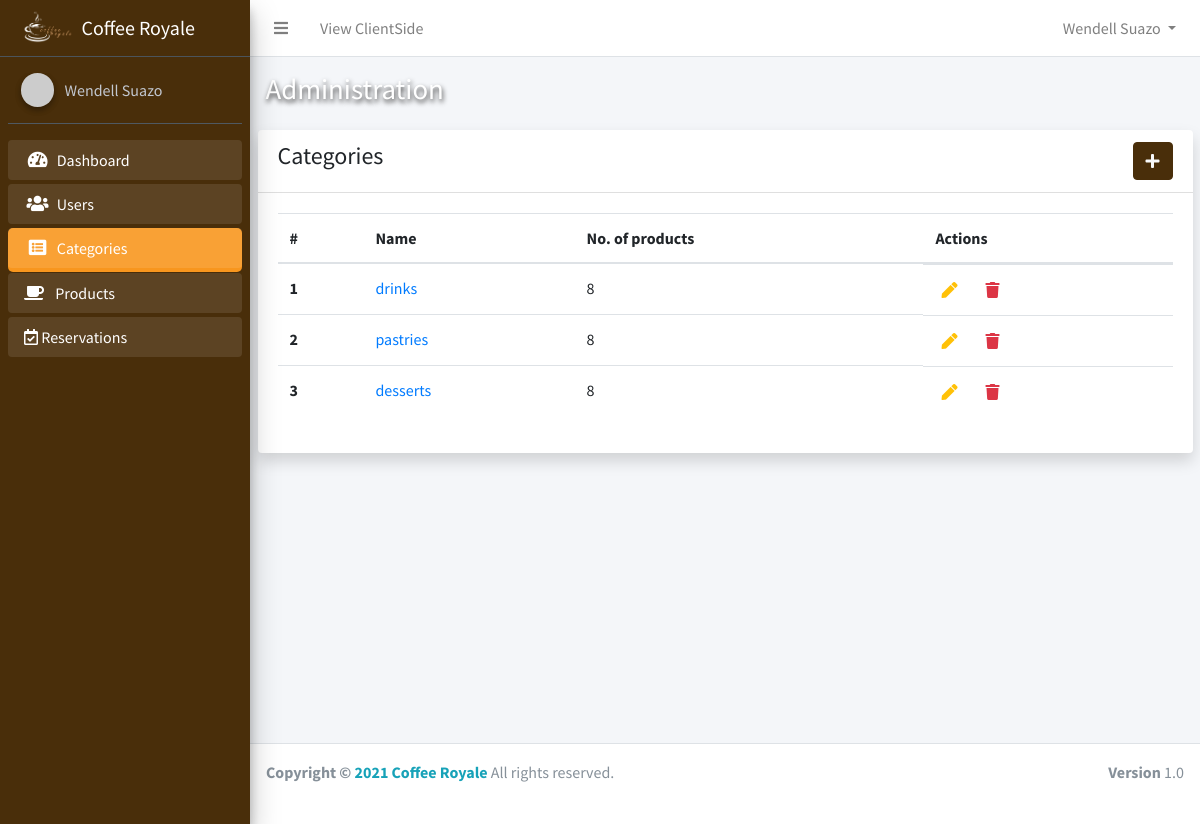
The app's page /admin/categories.php (signed in) with its own data.
### tables this page shows
CREATE TABLE `users` (
  `id` int(11) NOT NULL,
  `firstname` varchar(50) NOT NULL,
  `lastname` varchar(50) NOT NULL,
  `email` varchar(50) NOT NULL,
  `password` varchar(50) NOT NULL,
  `token` varchar(50) NOT NULL,
  `active` tinyint(1) NOT NULL DEFAULT 0,
  `is_admin` tinyint(1) NOT NULL DEFAULT 0,
  `is_product_manager` tinyint(1) NOT NULL DEFAULT 0,
  `created_at` timestamp NOT NULL DEFAULT current_timestamp()
);

CREATE TABLE `categories` (
  `id` int(11) NOT NULL,
  `name` varchar(50) NOT NULL,
  `slug` varchar(50) NOT NULL
);

### app/config/Config.php (called while the page is built, shortened)
<?php
class Connection
{
    public $conn;
    public function __construct()
    {
        try {
            $dsn = 'mysql:host=' . HOST . ';dbname=' . DB_NAME;
            $this->conn = new PDO($dsn, USERNAME, PASSWORD);
            $this->conn->setAttribute(PDO::ATTR_DEFAULT_FETCH_MODE, PDO::FETCH_OBJ);
            $this->conn->setAttribute(PDO::ATTR_EMULATE_PREPARES, false);
        } catch (PDOException $e) {
            echo "Error!: " . $e->getMessage() . "<br/>";
            die();
        }
        return $this->conn;
    }
}

### app/core.php (called while the page is built, shortened)
<?php
require('config/Config.php');
require_once('controllers/ProductController.php');
require_once('controllers/admin/CategoryController.php');
require_once('models/User.php');
$user = new User();

### app/models/User.php (called while the page is built, shortened)
<?php
class User extends Connection
{
    public static function Auth()
    {
        if (isset($_SESSION['id'])) {
            return true;
        } else {
            return false;
        }
    }
    public function getFullName()
    {
        if (self::Auth()) {
            $user = $this->getUser();
            return ucwords($user->firstname) . ' ' . ucwords($user->lastname);
        } else {
            return 'Guess';
        }
    }
    public function getUser()
    {
        if (self::Auth()) {
            $sql = "SELECT * FROM users WHERE id=:id AND active=1";
            $stmt = $this->conn->prepare($sql);
            $stmt->execute(['id' => $_SESSION['id']]);
            $user = $stmt->fetch();
            return $user;
        }
    }
}

### app/controllers/admin/CategoryController.php (called while the page is built, shortened)
<?php
class Category extends Connection
{
    public function index()
    {
        $sql = "SELECT * FROM categories";
        $stmt = $this->conn->query($sql);
        $stmt->execute();
        return $categories = $stmt->fetchAll();
    }
    public function getProductInCategoryCount($category_id)
    {
        $stmt = $this->conn->query("SELECT * FROM products WHERE category_id=$category_id");
        return $stmt->rowCount();
    }
}

### admin/categories.php (the view, shortened to what this page needs)
<?php
require_once BASE . '/app/core.php';
require_once BASE . '/app/includes/admin/header.php';
$activeCategory = new Category();
$categories = $activeCategory->index();
?>
<div class="container">
    <div class="card shadow">
        <div class="card-header d-flex align-items-center">
            <h4>Categories</h4>
            <a href="<?php echo BASE_URL . 'admin/category_create.php' ?>" class="btn btn-primary ml-auto"><i class="fas fa-plus text-light"></i></a>
        </div>
        <div class="card-body">
            <div class="table-responsive">
                <?php if ($categories) : ?>
                    <table class="table">
                        <thead>
                            <tr>
                                <th scope="col">#</th>
                                <th scope="col">Name</th>
                                <th scope="col">No. of products</th>
                                <th scope="col">Actions</th>
                            </tr>
                        </thead>
                        <tbody>
                            <?php foreach ($categories as $key => $category) : ?>
                                <tr>
                                    <th scope="row"><?php echo $key + 1 ?></th>
                                    <td><a href="category_detail.php?id=<?php echo $category->id ?>"><?php echo $category->name ?></a></td>
                                    <td><?php echo $activeCategory->getProductInCategoryCount($category->id) ?></td>
                                    <td class="d-flex">
                                        <form action="category_update.php" method="POST">
                                            <button type="submit" class="text-warning mr-3" style="border:none; background:none">
                                                <i class="fas fa-pen"></i>
                                            </button>
                                        </form>
                                        <form action="category_delete.php" method="POST">
                                            <button type="submit" style="border:none; background:none">
                                                <i class="fas fa-trash text-danger"></i>
                                            </button>
                                        </form>
                                    </td>
                                </tr>
                            <?php endforeach; ?>
                        </tbody>
                    </table>
                <?php else : ?>
                    <h2 class="text-secondary text-center">No Category Yet</h2>
                <?php endif; ?>
            </div>
        </div>
    </div>
</div>
</div>
<?php require_once BASE . '/app/includes/admin/footer.php' ?>

### app/includes/admin/navbar.php (shortened to what this page needs)
<nav class="main-header navbar navbar-expand navbar-white navbar-light">
    <ul class="navbar-nav" style="width:100%;">
        <li class="nav-item">
            <a class="nav-link" data-widget="pushmenu" href="#" role="button"><i class="fas fa-bars"></i></a>
        </li>
        <li class="nav-item d-none d-sm-inline-block">
            <a href="../index.php" class="nav-link">View ClientSide</a>
        </li>
        <li class="nav-item dropdown" style="margin-left:auto">
            <a id="navbarDropdown" class="nav-link dropdown-toggle" href="#" role="button" data-toggle="dropdown" aria-haspopup="true" aria-expanded="false" v-pre>
                <?php echo $user->getFullName() ?>
            </a>
        </li>
    </ul>
</nav>

### app/includes/admin/sidebar.php
<div class="sidebar">
    <div class="user-panel mt-3 pb-3 mb-3 d-flex">
        <div class="image">
            <img src="https://ui-avatars.com/api/?name=<?php echo $user->getFullName() ?>" class="img-circle elevation-2" alt="User Image">
        </div>
        <div class="info">
            <a href="" class="d-block"><?php echo $user->getFullName() ?></a>
        </div>
    </div>
    <nav class="mt-2">
        <ul class="nav nav-pills nav-sidebar flex-column" data-widget="treeview" role="menu" data-accordion="false">
            <li class="nav-item menu-open
                <?php echo (strpos(CURRENT_URL, 'dashboard') !== false) ? 'active' : '' ?>
                ">
                <a href="<?php echo BASE_URL . '/admin/dashboard.php' ?>" class="nav-link">
                    <i class="nav-icon fas fa-tachometer-alt"></i>
                    <p>
                        Dashboard
                    </p>
                </a>
            </li>
            <li class="nav-item menu-open
            <?php echo (strpos(CURRENT_URL, 'admin_user') !== false) ? 'active' : '' ?>
            ">
                <a href="<?php echo BASE_URL . 'admin/admin_users.php' ?>" class="nav-link">
                    <i class="nav-icon fas fa-users"></i>
                    <p>
                        Users
                    </p>
                </a>
            </li>
            <li class="nav-item menu-open
            <?php echo (strpos(CURRENT_URL, 'categor') !== false) ? 'active' : '' ?>
            ">
                <a href="<?php echo BASE_URL . 'admin/categories.php' ?>" class="nav-link ">
                    <i class="nav-icon fa fa-list-alt"></i>
                    <p>
                        Categories
                    </p>
                </a>
            </li>
            <li class="nav-item menu-open
            <?php echo (strpos(CURRENT_URL, 'product') !== false) ? 'active' : '' ?>
            ">
                <a href="<?php echo BASE_URL . 'admin/products.php' ?>" class=" nav-link ">
                    <i class=" fas fa-coffee mr-2"></i>
                    <p>
                        Products
                    </p>
                </a>
            </li>
            <li class="nav-item menu-open
            <?php echo (strpos(CURRENT_URL, 'reservation') !== false) ? 'active' : '' ?>
            ">
                <a href="<?php echo BASE_URL . 'admin/reservations.php' ?>" class="nav-link">
                    <i class="far fa-calendar-check"></i>
                    <p>
                        Reservations
                    </p>
                </a>
            </li>
        </ul>
    </nav>
</div>

### assets/admin/css/admin.css (style rules this page uses)
.sidebar { background: rgb(73, 46, 10); }
.btn-primary { background-color: rgb(73, 46, 10) !important; border-color: rgb(73, 46, 10) !important; }
.menu-open { margin-bottom: 1px !important; }
.active { background: #f8961e; border-radius: 5px; }

### records on screen
users: $user->getFullName() "Wendell Suazo"
categories: name "drinks", id "8"
categories: name "pastries", id "8"
categories: name "desserts", id "8"
